Frame 1 (no input): blank canvas, image omitted
Frame 60 (the mouse pressed at the canvas centre just before this capture): blank canvas, image omitted
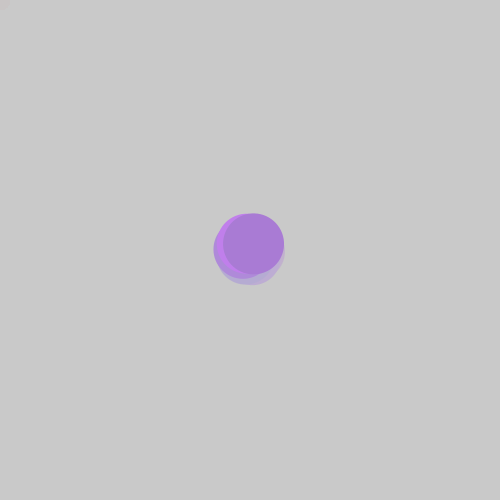
Frame 120 (the mouse held since frame 60 and released just before this capture)

The Processing sketch whose frames 1 and 60 were blank and that drew this single picture after the mouse press (run headless with seeded random() and noise(); from frame 60 on, the mouse is pressed at the canvas centre):

// Processing sketch: processing_43716
// ── processing_43716.pde

int ellipseSize=1;
float x=0;
float y=0;
float c=0;
float c2=0;
float c3=0;

void setup() {
  size(500,500);
  smooth();
}

void draw(){
//declaration of the random variable inside draw  
  c=random(200,255);
  c2=random(150,200);
  c3=random(100,150);

//beckground  
  noStroke();
  fill(200,50);
  rect(0,0,width, height);
  
//circle follow mouse and chenge color randomly  
  fill(c,c2,c3);
  ellipse(mouseX,mouseY,20,20);
  
//click generate a growin up ellipse   
  if(mousePressed) {
    ellipseSize = ellipseSize + 1;
    fill(c2,c3,c);
    translate(width/2,height/2);
    rotate(ellipseSize);
    ellipse(5,5,ellipseSize,ellipseSize);}
 
//mouse NO click the size of circle dexrease
  else{
    ellipse(width/2,height/2,ellipseSize,ellipseSize);
    ellipseSize = ellipseSize -1;
  if (ellipseSize <= 1){
     ellipseSize=1;}}
  
}
